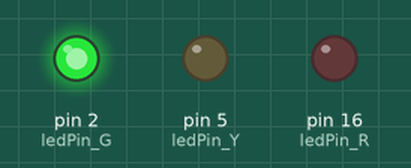
A sketch run on a simulated Arduino Uno, built with avr-gcc and run on an emulated ATmega328P. Shown: output pins drawn as LEDs (lit = HIGH).

Above: at 0.1 s.
At 1.3 s:
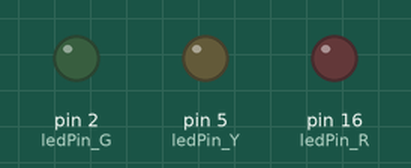
At 5.5 s:
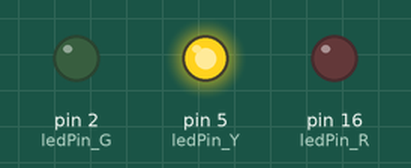
At 9.8 s:
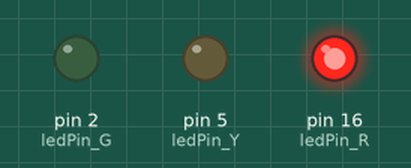
Timing chart, 0 to 10.1 s (numbered marks = the images above):
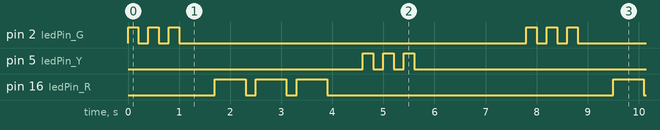

Measured:
- by itself, pin 2 (ledPin_G), pin 5 (ledPin_Y): repeats every 7.8 s: 2 × (LOW 0.20 s, HIGH 0.20 s), LOW 6.8 s, HIGH 0.20 s
- by itself, pin 16 (ledPin_R): repeats every 7.8 s: 2 × (LOW 0.20 s, HIGH 0.60 s), LOW 5.6 s, HIGH 0.60 s
- by itself, everything shown: repeats every 7.8 s, in 18 steps

The sketch:

lab_02.3.ino
```cpp
const int ledPin_G = 2;
const int ledPin_R = 16;
const int ledPin_Y = 5;

void setup() {
  // 初始化串口通信，设置波特率为115200
  Serial.begin(9600);
  // 将LED引脚设置为输出模式
  pinMode(ledPin_G, OUTPUT);
  pinMode(ledPin_R, OUTPUT);
  pinMode(ledPin_Y, OUTPUT);
}
void loop() {
// S: 短闪3次
for(int i=0; i<3; i++) { digitalWrite(ledPin_G, HIGH); delay(200); digitalWrite(ledPin_G, LOW); delay(200); }
delay(500); // 字母间隔
// O: 长闪3次
for(int i=0; i<3; i++) { digitalWrite(ledPin_R, HIGH); delay(600); digitalWrite(ledPin_R, LOW); delay(200); }
delay(500);
// S: 短闪3次
for(int i=0; i<3; i++) { digitalWrite(ledPin_Y, HIGH); delay(200); digitalWrite(ledPin_Y, LOW); delay(200); }
delay(2000); // 单词间隔
}
```
